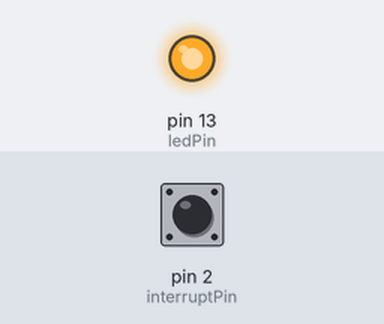
A sketch run on a simulated Arduino Uno, built with avr-gcc and run on an emulated ATmega328P. On the bench: output pins drawn as LEDs (lit = HIGH). Inputs (shaded band) come from the test bench; at power-on: pin 2 (interruptPin) HIGH. What the sketch prints to the serial monitor is not drawn.

Above: at 6.7 s.
6.8 s: pin 2 (interruptPin) pulsed LOW 5 times (0.12 s each, 0.3 s apart)
At 7.1 s:
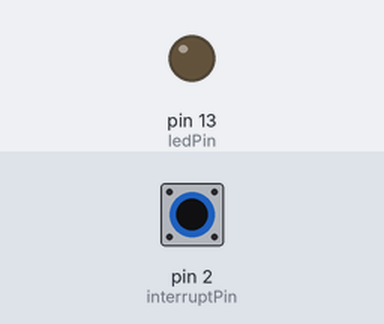
9.8 s: pin 2 (interruptPin) pulled LOW for 3.2 s
At 14.4 s:
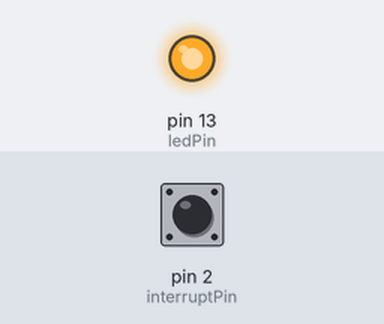
Timing chart, 0 to 15.5 s (numbered marks = the images above; inputs shaded):
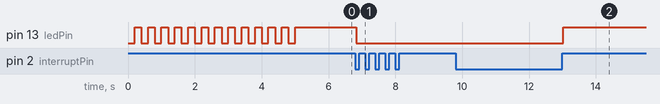

The sketch:

interruptTest.ino
```cpp
const byte ledPin = 13;
const byte interruptPin = 2;
volatile byte state = HIGH;
long interrupt_time = 0;
long last_interrupt_time = 0;

void setup() {
  Serial.begin(9600);
  pinMode(ledPin, OUTPUT);
  pinMode(interruptPin, INPUT_PULLUP);
  attachInterrupt(digitalPinToInterrupt(interruptPin), blink, CHANGE);
}

void loop() {
  blinky();
  while(millis() < 30000){
    Serial.println("ooo");
  }
  Serial.println("done");
  noInterrupts();
}

void blink() {
  long interrupt_time = millis();
  Serial.println(interrupt_time);
  Serial.println(last_interrupt_time);
  Serial.println(interrupt_time - last_interrupt_time);
  if (interrupt_time - last_interrupt_time > 200){
    Serial.println("change");
    state = digitalRead(interruptPin);
  }
  last_interrupt_time = interrupt_time;
  Serial.println();
  digitalWrite(ledPin, state);
}

void blinky() {
  while (millis() < 5000){
    digitalWrite(ledPin, 0);
    delay(200);
    digitalWrite(ledPin, 1);
    delay(200);
  }
}
```

Measured:
- after the input at 6.8 s, pin 13 (ledPin): HIGH → LOW at once
- after the input at 9.8 s, pin 13 (ledPin): LOW → HIGH after 3.2 s
- by itself, pin 13 (ledPin): alternates HIGH for 0.20 s and LOW for 0.20 s, 25 changes in all, then stays HIGH
